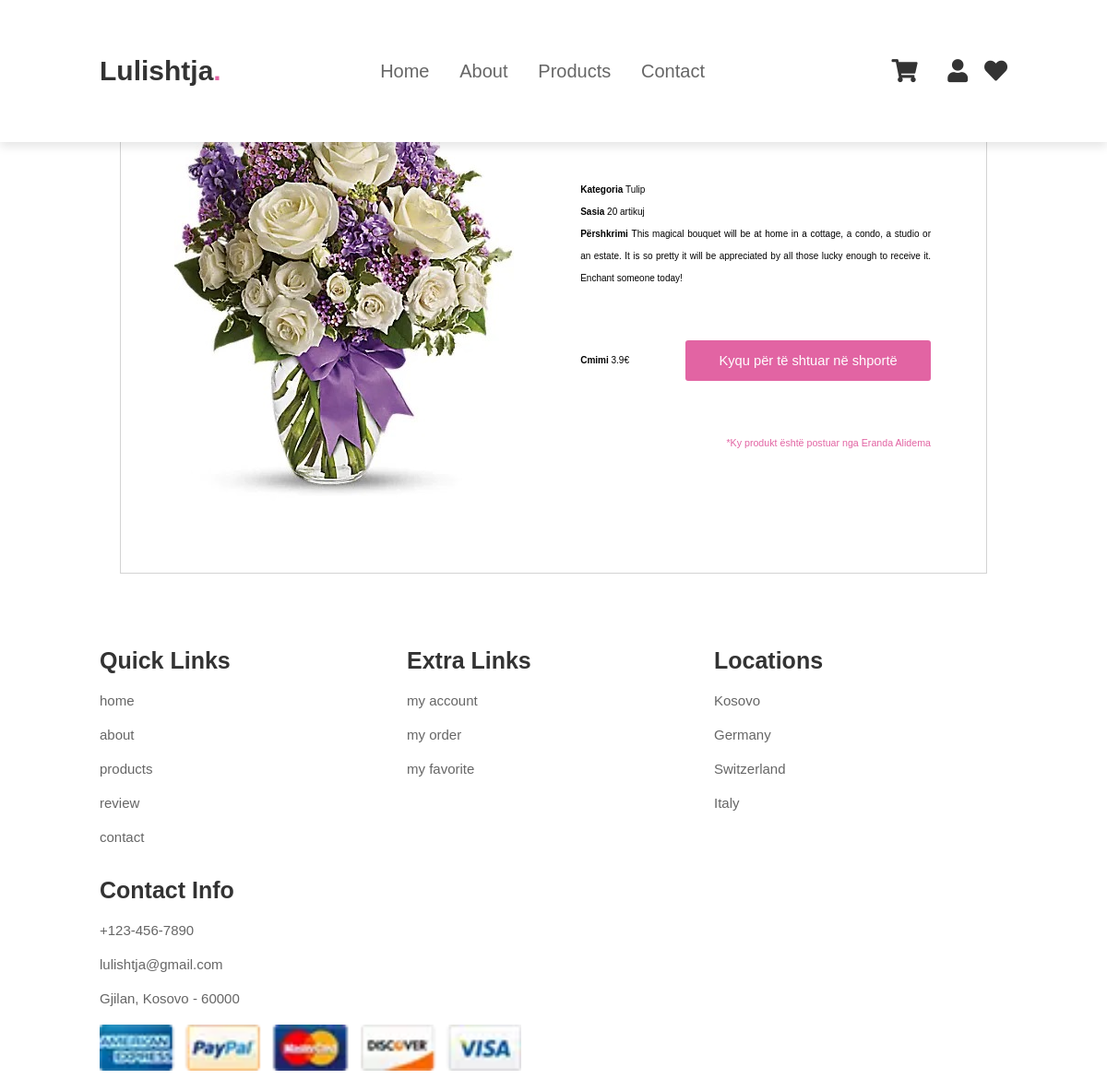
Screenshot of /views/view-product.php?pid=31 with the database file from the repository.
### tables this page shows
CREATE TABLE `products` (
  `id` int(11) NOT NULL,
  `emri` varchar(255) NOT NULL,
  `cmimi` float NOT NULL,
  `pershkrimi` text NOT NULL,
  `sasia` int(11) NOT NULL,
  `kategoria` varchar(255) DEFAULT NULL,
  `image` varchar(255) NOT NULL,
  `admin_id` int(11) NOT NULL,
  `prodhuesi` varchar(255) DEFAULT NULL,
  `is_promoted` smallint(1) NOT NULL DEFAULT 0
);

CREATE TABLE `users` (
  `id` int(11) NOT NULL,
  `first_name` varchar(255) NOT NULL,
  `last_name` varchar(255) NOT NULL,
  `email` varchar(255) NOT NULL,
  `password` varchar(255) NOT NULL,
  `time_created` timestamp NOT NULL DEFAULT current_timestamp() ON UPDATE current_timestamp(),
  `is_admin` smallint(1) NOT NULL DEFAULT 0
);

### logic/Database.php (called while the page is built, shortened)
<?php
class DatabaseConfig {
    private $connection;
    private $host = "localhost";
    private $dbname = "lulishtja";
    protected function getConnection(){
        return $this->connection;
    }
    private function createConnection(){
        try {
            $this->connection = new PDO("mysql:host=$this->host;dbname=$this->dbname", "root", "");
        } catch (PDOException $e) {
            print "Error!: " . $e->getMessage() . "<br/>";
            die();
        }
    }
}

### logic/ProductMapper.php (called while the page is built, shortened)
<?php
require_once "Database.php";
class ProductMapper extends DatabaseConfig {
    private $connection;
    public function __construct(){
        $this->connection = $this->getConnection();
    }
    public function getProductsById($id){
        $this->query = "select * from products where id=:id";
        $statement = $this->connection->prepare($this->query);
        $statement->bindParam(":id", $id);
        $statement->execute();
        $result = $statement->fetch(PDO::FETCH_ASSOC);
        return $result;
    }
}

### logic/UserMapper.php (called while the page is built, shortened)
<?php
require_once "Database.php";
class UserMapper extends DatabaseConfig {
    private $connection;
    public function __construct(){
        $this->connection = $this->getConnection();
    }
    public function getUserByID($id){
        $this->query = "select * from users where id=:id";
        $statement = $this->connection->prepare($this->query);
        $statement->bindParam(":id", $id);
        $statement->execute();
        $result = $statement->fetch(PDO::FETCH_ASSOC);
        return $result;
    }
}

### views/view-product.php (the view, shortened to what this page needs)
<?php
include_once '../logic/ProductMapper.php';
include_once '../logic/UserMapper.php';
include '../components/header.php';
if(isset($_GET['pid'])){
    $pmapper = new ProductMapper();
    $mapper = new UserMapper();
    $pid=$_GET['pid'];
    $product = $pmapper->getProductsById($pid);
    $admin = $mapper->getUserById($product['admin_id']);
}?>
<main id="main">
    <div class="wrapper">
        <div class="view-product">
            <div class="view-product-image">
                <img src="<?= $product['image']?>" alt="">
            </div>
            <div class="product-info">
                <div>
                    <p><?= $product['prodhuesi']?></p>
                    <h1><?= $product['emri']?></h1>
                </div>
                <div>
                    <p><b>Kategoria </b><?= $product['kategoria']?></p>
                    <p><b>Sasia </b><?= $product['sasia']?> artikuj</p>
                    <p><b>Përshkrimi </b><?= $product['pershkrimi']?></p>
                </div>
                <div>
                    <p><b>Cmimi </b><?= $product['cmimi']?>&euro;</p>
                    <?php
                    if(isset($_SESSION['is_logged_in']) == 1){
                        $isInCart = false;
                        for($i = 0; $i < count($cartProducts); $i = $i + 1){
                            if($product['id'] == $cartProducts[$i]['product_id']){
                             $isInCart = true;
                                break;
                            }
                        }
                        if($isInCart){ ?>
                            <p><b>Produkti është në shportë</b></p>
                        <?php } else if($product['sasia'] == 0) { ?>
                            <p id="nostock">Nuk ka stok</p>
                        <?php }
                        else { ?>
                            <a href=" <?php echo "../logic/upload.php?action=add-to-cart&product-id=".$product['id'] ?>">Shto në shportë</a>
                        <?php }
                    }
                    else if($product['sasia'] == 0){ ?>
                        <p id="nostock">Nuk ka stok</p>
                    <?php } else if(!isset($_SESSION['is_logged_in'])) { ?>
                        <a href="llogaria.php" class="button">Kyqu për të shtuar në shportë</a>
                    <?php } else { ?>
                        <a href=" <?php echo "../logic/upload.php?action=add-to-cart&product-id=".$product['id'] ?>">Shto në shportë</a>
                    <?php } ?>
                </div>
                <div>
                    <?php if($admin != null){ ?>
                        <p>*Ky produkt është postuar nga <?= $admin['first_name'].' '.$admin['last_name']?></p>
                    <?php } ?>
                </div>
            </div>
        </div>
    </div>
</main>
<?php
include '../components/footer.php'
?>

### css/style.css (style rules this page uses)
:root { --col:#e264a3; }
* { margin:0; padding:0; box-sizing: border-box; font-family: Verdana, Geneva, Tahoma, sans-serif; outline: none; border:none; text-decoration: none; }
html { font-size: 62.5%; scroll-behavior: smooth; scroll-padding-top: 6rem; overflow-x: hidden; }
a { text-decoration: none; }
.button { background-color: #e264a3; color: white; border-radius: 3px; font-size: 11pt; }
#main { min-height: 60vh; width:100%; }
.wrapper { margin-right: auto; margin-left: auto; max-width: 960px; padding-right: 10px; padding-left: 10px; }
.view-product { margin: 50px 0; display: flex; flex-direction: row; background-color: white; border: 0.1px solid lightgrey; }
.view-product-image { width: 50%; padding: 15px; margin: 40px 15px; display: flex; justify-content: center; align-items: flex-start; }
.view-product-image img { max-width: 100%; background-color: white; }
.product-info { padding: 15px; padding-right: 60px; width: 50%; line-height: 18pt; }
.product-info div:first-child, .product-info div:nth-child(2), .product-info div:nth-child(3) { margin: 40px 0; }
.product-info div:nth-child(2) { text-align: justify; }
.product-info div:nth-child(3) { display: flex; flex-direction: row; align-items: center; justify-content: space-between; }
.product-info div:nth-child(3) a { background-color: #e264a3; color: white; border-radius: 3px; font-size: 11pt; width:70%; padding: 10px 0; text-align: center; border: none; }
.product-info div:nth-child(3) a { margin: 15px 0; width: 70%; padding: 10px 0; text-align: center; }
.product-info div:last-child p { font-size: 8pt; text-align: right; color: #e264a3; }

### rows the page displays
products: image (picture), kategoria "Tulip", sasia "20", pershkrimi "This magical bouquet will be at home in a cottage, a condo, a studio or an estate. It is so pretty it will be appreciated by all those lucky enough to receive it. Enchant someone today!", cmimi "3.9"
users: first_name "Eranda", last_name "Alidema"
